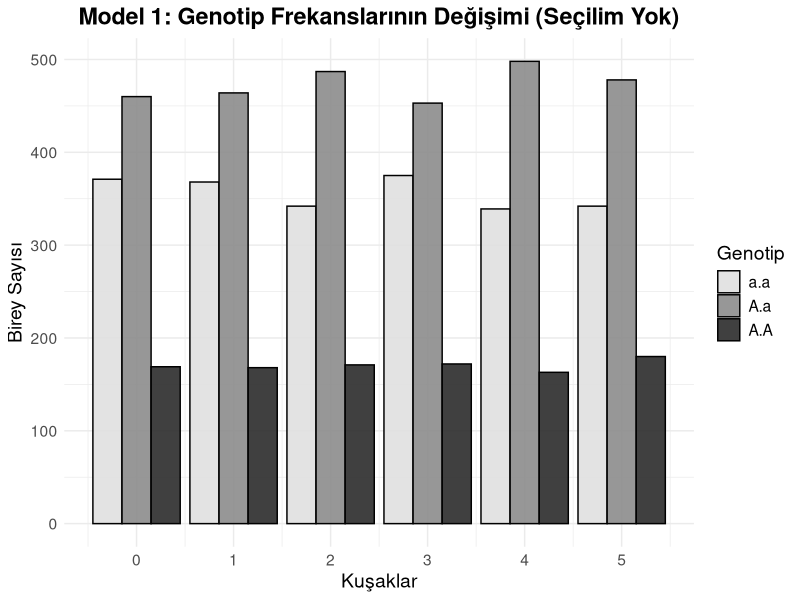
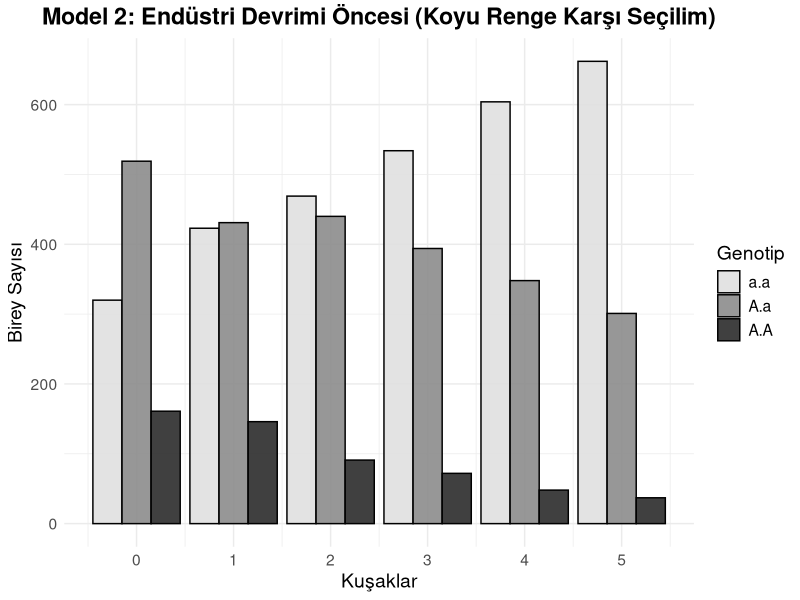
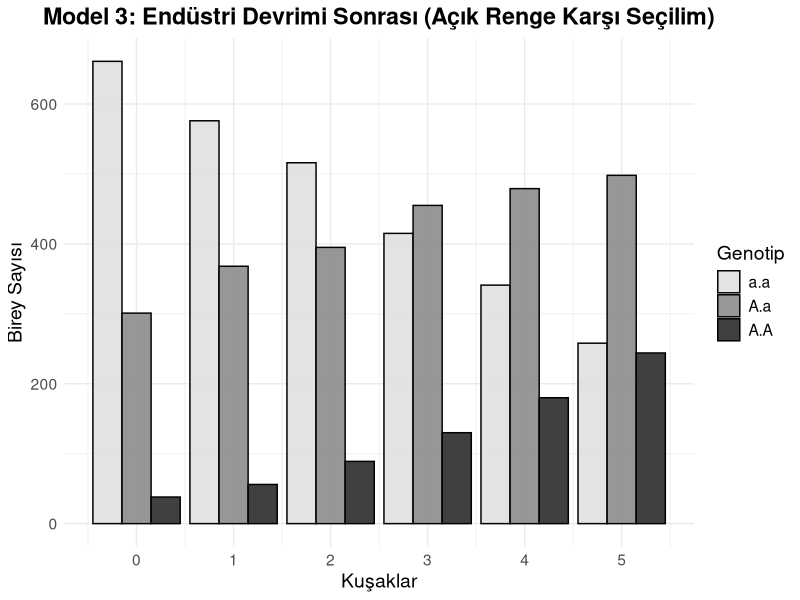

Recreate these plots in R, in order.
# Gerekli kütüphanelerin yüklenmesi
# tidyverse; ggplot2, dplyr ve diğer faydalı veri işleme araçlarını içerir
library(tidyverse)

# Tekrarlanabilirlik için başlangıç değerini (seed) ayarlama
set.seed(14)

# 1. Başlangıç Populasyonu Fonksiyonu
primary <- function(sample_size, freq_A = 0.1) {
  freq_a <- 1 - freq_A
  
  # Verimlilik için vektörize edilmiş örneklem alma
  alleles1 <- sample(c("A", "a"), size = sample_size, replace = TRUE, prob = c(freq_A, freq_a))
  alleles2 <- sample(c("A", "a"), size = sample_size, replace = TRUE, prob = c(freq_A, freq_a))
  
  # Allelleri birleştirme ve heterozigot gösterimini "A.a" olarak standartlaştırma
  inds <- paste(alleles1, alleles2, sep = ".")
  inds[inds == "a.A"] <- "A.a"
  
  population <- data.frame(Inds = inds, Generation = 0, stringsAsFactors = FALSE)
  return(population)
}

# 2. Seçilim Fonksiyonu
Selection <- function(sample_size, freq_A = 0.1, sel_coef = c(1, 1, 1), generations = 1:5) {
  population <- primary(sample_size, freq_A)
  
  for (i in generations) {
    prev_gen <- subset(population, Generation == i - 1)$Inds
    
    live_AA <- round(sum(prev_gen == "A.A") * sel_coef[1])
    live_Aa <- round(sum(prev_gen == "A.a") * sel_coef[2])
    live_aa <- round(sum(prev_gen == "a.a") * sel_coef[3])
    
    survivors <- c(rep("A.A", live_AA), rep("A.a", live_Aa), rep("a.a", live_aa))
    allele_pool <- unlist(strsplit(survivors, split = ".", fixed = TRUE))
    
    new_alleles1 <- sample(allele_pool, size = sample_size, replace = TRUE)
    new_alleles2 <- sample(allele_pool, size = sample_size, replace = TRUE)
    
    new_inds <- paste(new_alleles1, new_alleles2, sep = ".")
    new_inds[new_inds == "a.A"] <- "A.a"
    
    new_pop <- data.frame(Inds = new_inds, Generation = i, stringsAsFactors = FALSE)
    population <- rbind(population, new_pop)
  }
  return(population)
}

# 3. Allel Frekansı ve Sayım Fonksiyonu
get_allele_stats <- function(pop, generation) {
  gen_data <- subset(pop, Generation == generation)
  n_individuals <- nrow(gen_data)
  
  count_A <- (2 * sum(gen_data$Inds == "A.A")) + sum(gen_data$Inds == "A.a")
  count_a <- (2 * sum(gen_data$Inds == "a.a")) + sum(gen_data$Inds == "A.a")
  
  total_alleles <- 2 * n_individuals
  
  list(
    counts = c(A = count_A, a = count_a),
    frequencies = data.frame(A = count_A / total_alleles, a = count_a / total_alleles)
  )
}

# 4. Grafik Çizim Fonksiyonu (GÜNCELLENDİ)
# Biston betularia fenotiplerine uygun özel renkler
plot_population <- function(pop_data, title) {
  
  # A.A (Koyu), A.a (Orta), a.a (Açık) renk tanımlamaları
  phenotype_colors <- c("A.A" = "#2c2c2c",  # Koyu gri/Siyah
                        "A.a" = "#8c8c8c",  # Orta gri
                        "a.a" = "#e0e0e0")  # Açık gri
  
  ggplot(pop_data, aes(x = Generation, fill = Inds)) +
    geom_bar(position = "dodge", color = "black", alpha = 0.9) +
    
    # scale_fill_manual ile özel renkleri atıyoruz
    scale_fill_manual(values = phenotype_colors, name = "Genotip") + 
    
    scale_x_continuous(breaks = unique(pop_data$Generation)) +
    labs(x = "Kuşaklar", y = "Birey Sayısı", title = title) +
    theme_minimal() +
    theme(text = element_text(size = 14), plot.title = element_text(hjust = 0.5, face = "bold"))
}

# ==========================================
# SİMÜLASYONLAR VE İSTATİSTİKSEL TESTLER
# ==========================================

# MODEL 1: Seçilim Yok (Hardy-Weinberg beklentisi)
cat("\n--- MODEL 1: Seçilim Yok ---\n")
pop_1 <- Selection(sample_size = 1000, freq_A = 0.4, sel_coef = c(1, 1, 1), generations = 1:5)
print(plot_population(pop_1, "Model 1: Genotip Frekanslarının Değişimi (Seçilim Yok)"))

# MODEL 2: Endüstri Devrimi Öncesi (Koyu 'A' alleline karşı seçilim)
cat("\n--- MODEL 2: Endüstri Devrimi Öncesi ---\n")
pop_2 <- Selection(sample_size = 1000, freq_A = 0.4, sel_coef = c(0.6, 0.8, 1), generations = 1:5)
print(plot_population(pop_2, "Model 2: Endüstri Devrimi Öncesi (Koyu Renge Karşı Seçilim)"))

# MODEL 3: Endüstri Devrimi Sonrası (Açık 'a' alleline karşı seçilim)
cat("\n--- MODEL 3: Endüstri Devrimi Sonrası ---\n")
# Model 2'nin sonundaki A frekansı ile başlama
freq_A_start_m3 <- get_allele_stats(pop_2, 5)$frequencies$A
pop_3 <- Selection(sample_size = 1000, freq_A = freq_A_start_m3, sel_coef = c(1, 0.8, 0.6), generations = 1:5)
print(plot_population(pop_3, "Model 3: Endüstri Devrimi Sonrası (Açık Renge Karşı Seçilim)"))

# ==========================================
# İSTATİSTİKSEL TEST
# ==========================================
stats_gen0 <- get_allele_stats(pop_3, 0)$counts
stats_gen5 <- get_allele_stats(pop_3, 5)$counts
contingency_table <- rbind(Kusak_0 = stats_gen0, Kusak_5 = stats_gen5)

cat("\nKontenjans Tablosu (Allel Sayıları):\n")
print(contingency_table)
cat("\nKi-Kare Testi Sonuçları (Model 3'te 0. ve 5. Kuşak Karşılaştırması):\n")
print(chisq.test(contingency_table))
